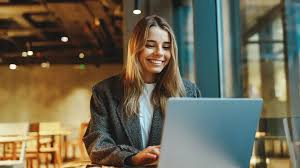
#> input picture cv2/images/freelancer1.jpeg, 300 x 168 px
$ python blurring.py
#> lines starting #> are read from the running program, lines starting #| are printed output that depends on the picture
import cv2
import os

image_path = os.path.join('.' , 'images' , 'freelancer1.jpeg')

image = cv2.imread(image_path)
#> image is the input picture: shape (168, 300, 3); mean B, G, R 81.5, 101.7, 108.4
image = cv2.resize(image , (720,420))
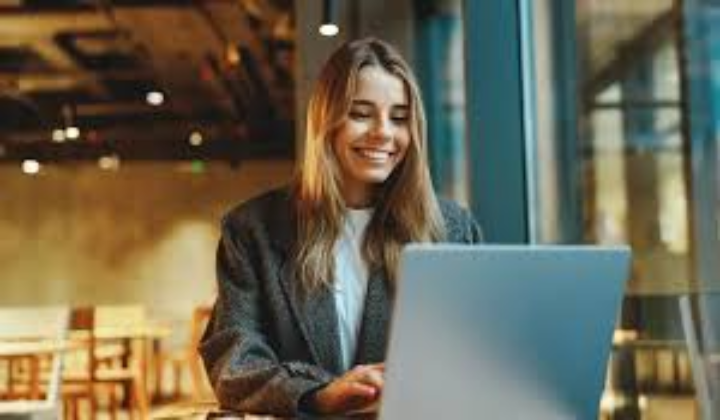
#> image: shape (420, 720, 3); mean B, G, R 81.4, 101.6, 108.3

k_size = 100
blurred_image = cv2.blur(image , (k_size , k_size))
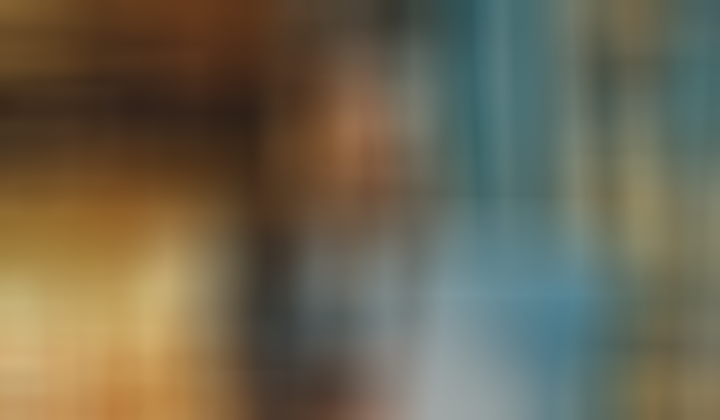
#> blurred_image: shape (420, 720, 3); mean B, G, R 81.3, 101.5, 108.2

cv2.imshow("freelancer" , image)
cv2.imshow("blurred_freelancer" , blurred_image)
cv2.waitKey(10000)

$ run again, with cv2/images/beer1.jpeg copied over cv2/images/freelancer1.jpeg
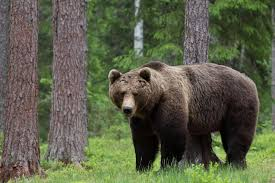
#> input picture cv2/images/beer1.jpeg, 275 x 183 px
#> image is the input picture: shape (183, 275, 3); mean B, G, R 73, 95.4, 91.8
#> `image = cv2.resize(image , (720,420))`:
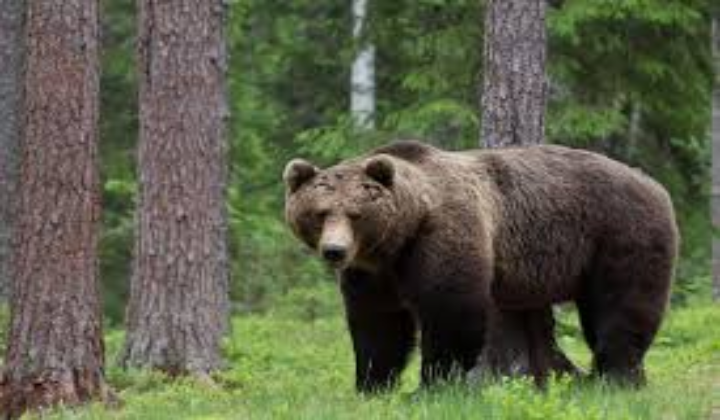
#> image: shape (420, 720, 3); mean B, G, R 72.9, 95.3, 91.7
#> `blurred_image = cv2.blur(image , (k_size , k_size))`:
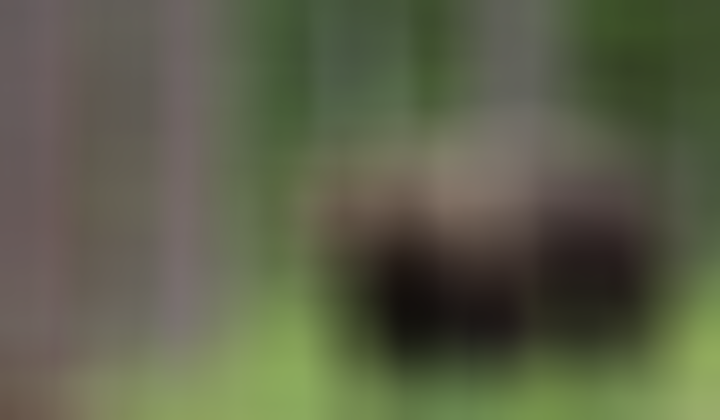
#> blurred_image: shape (420, 720, 3); mean B, G, R 72.8, 95.2, 91.6

$ run again, with cv2/images/bird1.jpeg copied over cv2/images/freelancer1.jpeg
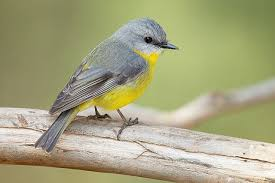
#> input picture cv2/images/bird1.jpeg, 275 x 183 px
#> image is the input picture: shape (183, 275, 3); mean B, G, R 127.7, 164.8, 166
#> `image = cv2.resize(image , (720,420))`:
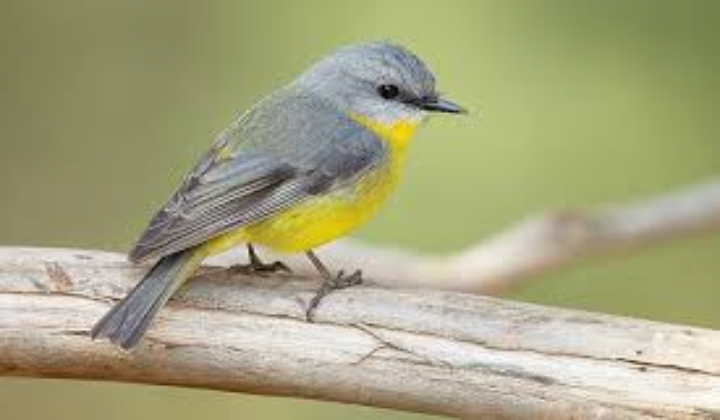
#> image: shape (420, 720, 3); mean B, G, R 127.6, 164.7, 165.9
#> `blurred_image = cv2.blur(image , (k_size , k_size))`:
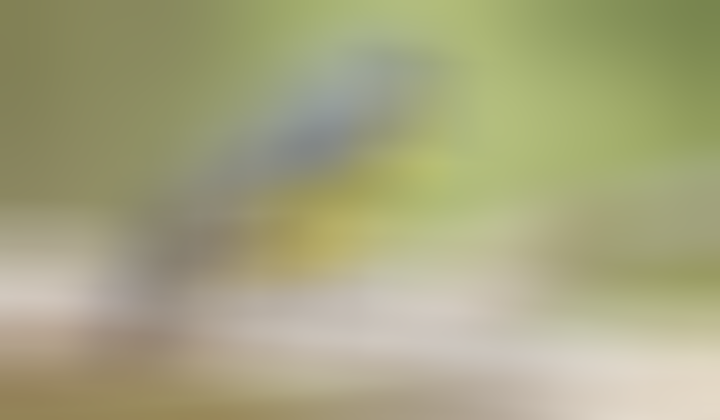
#> blurred_image: shape (420, 720, 3); mean B, G, R 127.6, 164.7, 165.9
